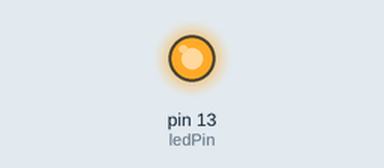
The sketch below on a simulated Arduino Uno, built with avr-gcc and run on an emulated ATmega328P. Parts: output pins drawn as LEDs (lit = HIGH).

Above: at 1.0 s.
At 3.1 s:
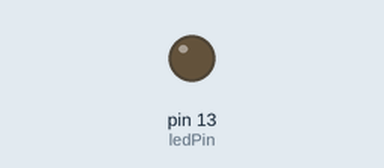
Timing chart, 0 to 5.4 s (numbered marks = the images above):
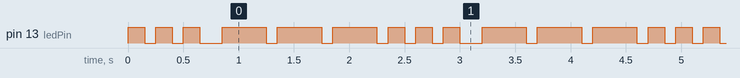

The sketch:

sinalizador_morse.ino
```cpp
//sinalizador_morse.ino

/*
  __  _       _      ___   ___  _  _    __
 / / | | __ _| |__  ( _ ) / _ \| || |   \ \
/ /  | |/ _` | '_ \ / _ \| | | | || |_   \ \
\ \  | | (_| | |_) | (_) | |_| |__   _|  / /
 \_\ |_|\__,_|_.__/ \___/ \___/   |_|   /_/
*/

const int ledPin = 13;

int delayTime = 100; //delay padrão
int dotDelay = 150; // periodo do ponto
int dashDelay = 400; // periodo do traco

void setup()
{
	pinMode(ledPin, OUTPUT);
}

void loop()
 {
 	for(int i=0; i<3; i++)
 	{
 		digitalWrite(ledPin, HIGH);
 		delay(dotDelay);
 		digitalWrite(ledPin, LOW);
 		delay(delayTime);
 	}

 	delay(delayTime);

 	for(int i=0; i<3; i++)
 	{
	 	digitalWrite(ledPin, HIGH);
	 	delay(dashDelay);
	 	digitalWrite(ledPin, LOW);
	 	delay(delayTime);
 	}
 } 
```

Measured:
- by itself, pin 13 (ledPin): repeats every 2.4 s: 2 × (LOW 0.10 s, HIGH 0.15 s), LOW 0.20 s, 3 × (HIGH 0.40 s, LOW 0.10 s), HIGH 0.15 s
- by itself, everything shown: repeats every 2.4 s, in 12 steps
